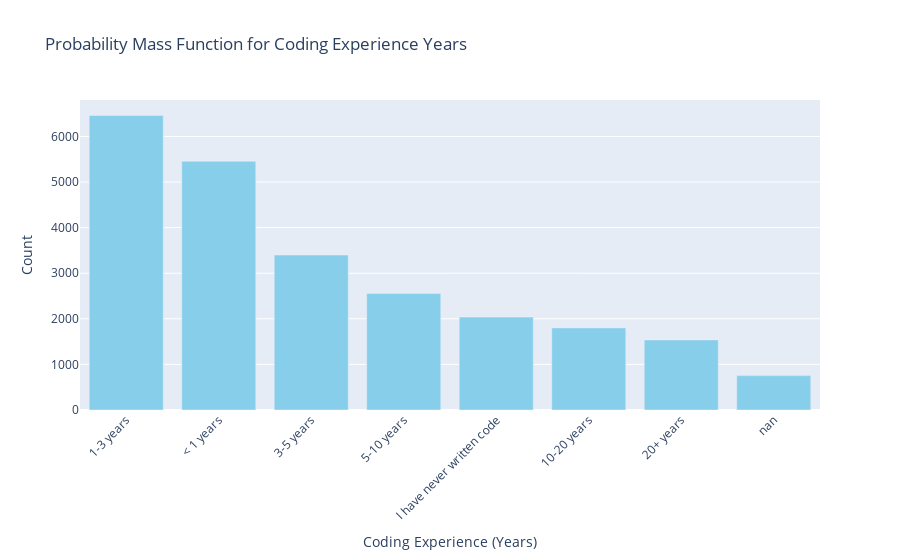

Notebook source saved alongside this figure:
### Code cell
import plotly.express as px

# Create a DataFrame with value counts
pmf_data = df_exp['coding_experience_years'].value_counts().reset_index()
pmf_data.columns = ['Coding Experience (Years)', 'Count']

# Plotting the PMF using Plotly Express bar chart
fig = px.bar(pmf_data, x='Coding Experience (Years)', y='Count', title='Probability Mass Function for Coding Experience Years')
fig.update_traces(marker_color='skyblue')
fig.update_layout(xaxis=dict(tickangle=-45), yaxis=dict(title='Count'))
fig.show()

### Figure 1 — Plotly figure (JSON) as saved in the notebook; plotly's stock layout.template omitted (floating-point values rounded to 4 significant figures)
{"data": [{"alignmentgroup": "True", "hovertemplate": "Coding Experience (Years)=%{x}<br>Count=%{y}<extra></extra>", "legendgroup": "", "marker": {"color": "skyblue", "pattern": {"shape": ""}}, "name": "", "offsetgroup": "", "orientation": "v", "showlegend": false, "textposition": "auto", "type": "bar", "x": ["1-3 years", "< 1 years", "3-5 years", "5-10 years", "I have never written code", "10-20 years", "20+ years", "nan"], "xaxis": "x", "y": [6459, 5454, 3399, 2556, 2037, 1801, 1537, 754], "yaxis": "y"}], "layout": {"barmode": "relative", "legend": {"tracegroupgap": 0}, "title": {"text": "Probability Mass Function for Coding Experience Years"}, "xaxis": {"anchor": "y", "domain": [0, 1], "tickangle": -45, "title": {"text": "Coding Experience (Years)"}}, "yaxis": {"anchor": "x", "domain": [0, 1], "title": {"text": "Count"}}}}
